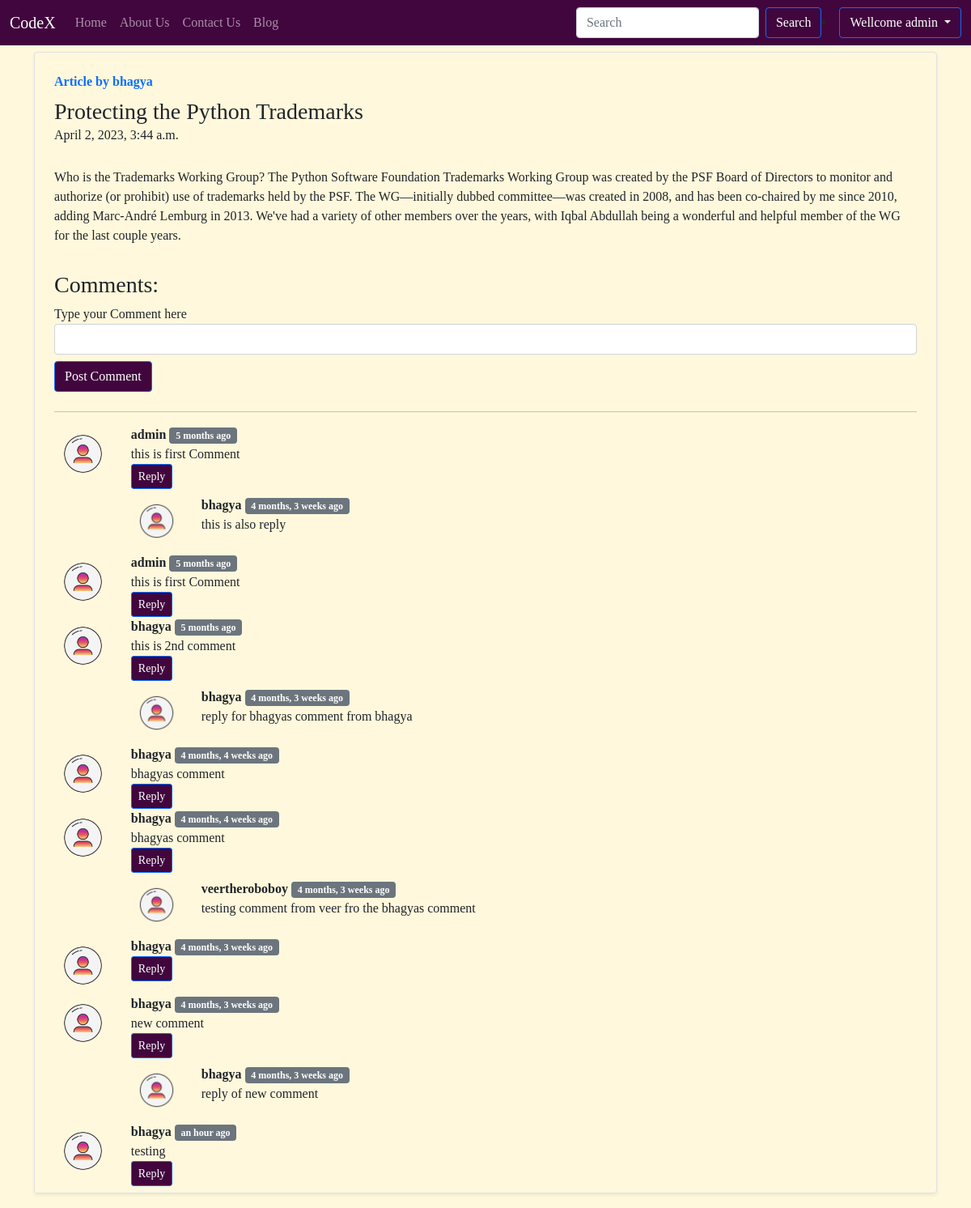
The app's page /blog/Protecting-the-Python-Trademarks (signed in) with its own data.
### blog/models.py (models this page shows, shortened)
class Post(models.Model):
    sr_no = models.AutoField(primary_key=True)
    title = models.CharField(max_length=255)
    author = models.CharField(max_length=50)
    content = models.TextField()
    slug = models.SlugField(max_length=155)
    timestamp = models.DateTimeField(blank=True)

class BlogComment(models.Model):
    sr_no = models.AutoField(primary_key=True)
    comment = models.TextField(max_length=100)
    user = models.ForeignKey(User,on_delete=models.CASCADE)
    post = models.ForeignKey(Post,on_delete=models.CASCADE)
    parent = models.ForeignKey('self',on_delete=models.CASCADE,null=True)
    timestamp = models.DateTimeField(default=now)

### blog/views.py (the view)
# urls.py: path('<str:slug>',views.blogpost,name='blogpost'),
def blogpost(request, slug):
    post = Post.objects.filter(slug=slug).first()
    comments = BlogComment.objects.filter(post = post , parent = None)
    replies = BlogComment.objects.filter(post = post).exclude(parent = None)
    repdict = {}
    for reply in replies:
        if reply.parent.sr_no not in repdict.keys():
            repdict[reply.parent.sr_no]=[reply]
        else:
            repdict[reply.parent.sr_no].append(reply)
    context = {'post': post,'comments':comments, "repdict": repdict}
    return render(request,"blog/blogpost.html",context)

### blog/templatetags/extras.py (called while the page is built)
@register.filter(name = 'get_val')
def get_val(dict, key):
    return dict.get(key)

### templates/blog/blogpost.html (shortened to what this page needs)
{% extends 'base.html' %}
{% block body %}
{% load humanize %}
{% load extras %}
{% if post %}
<div class="container">
  <div class="my-2">
    <div class="row g-0 border rounded overflow-hidden flex-md-row mb-4 shadow-sm h-md-250 position-relative">
      <div class="col p-4 d-flex flex-column position-static">
        <strong class="d-inline-block mb-2 text-primary">Article by {{post.author}}</strong>
        <h3 class="mb-0"> {{post.title}}</h3>
        <div class="mb-1 text-body-secondary">{{post.timestamp}}</div>
        <p class="card-text mb-auto pt-4">{{post.content|safe}}</p>
      </div>
      <div class="my-2 mx-4">
        <h3>Comments:</h3>
        <div class="mx-auto">
          {% if user.is_authenticated %}
          <form action="/blog/postComment" class="mx-auto" method="post">
            <div class="form-group me-5">
              <label for="comment">Type your Comment here</label>
              <input type="text" name="comment" class="form-control me-4" id="comment">
            </div>
            <button type="submit" class="btn btn-primary my-2">Post Comment</button>
          </form>
          {% else %}
          <button type="button" class="btn btn-primary my-2" data-bs-toggle="modal" data-bs-target="#loginmodal">login to Comment</button>
          {% endif %}
        </div>
        <hr class="me-5">
        {% for comment in comments %}
        <div class="row">
          <div class="col-md-1 "><img class="img-fluid" src="/static/images/user2.png" alt="user"></div>
          <div class="col-md-11 "><b>{{comment.user.username}}</b>
            <span class="badge bg-secondary ">{{comment.timestamp | naturaltime}}</span>
            <div>{{comment.comment}}</div>
            <div class="reply mx-0">
              {% if user.is_authenticated %}
              <button class="btn btn-sm btn-primary" type="button" data-bs-toggle="collapse"
                data-bs-target="#replybox{{comment.sr_no}}" aria-expanded="false" aria-controls="collapseExample">
                Reply
              </button>
              {% else %}
              <button class="btn btn-sm btn-primary my-2" type="Button" data-bs-toggle="modal" data-bs-target="#loginmodal">
                login to Reply
              </button>
              {% endif %}
            </div>
            {% for reply in repdict|get_val:comment.sr_no %}
            <div class="replies my-2">
              <div class="row">
                <div class="col-md-1 ">
                  <img class="img-fluid" src="/static/images/user2.png" alt="user">
                </div>
                <div class="col-md-11 "><b>{{reply.user.username}}</b>
                  <span class="badge bg-secondary ">{{reply.timestamp | naturaltime}}</span>
                  <div>{{reply.comment}}</div>
                </div>
              </div>
            </div>
            {% endfor %}
          </div>
        </div>
      {% endfor %}
    </div>
    </div>
  </div>
</div>
{% endif %}
{% endblock body %}

### templates/base.html (shortened to what this page needs)
<!doctype html>
<html lang="en" data-bs-theme="dark">
  <head>
    <link href="https://cdn.jsdelivr.net/npm/bootstrap@5.0.2/dist/css/bootstrap.min.css" rel="stylesheet">
  </head>
  {% load static %}
  <body  >
    <nav class="navbar navbar-expand-lg  navbar-dark " style="background-color: #41063e;">
        <div class="container-fluid">
          <a class="navbar-brand" href="/">CodeX</a>
          <div class="collapse navbar-collapse" id="navbarSupportedContent">
            <ul class="navbar-nav me-auto mb-2 mb-lg-0">
              <li class="nav-item">
                <a class="nav-link {% block homeactive %}{% endblock homeactive %}" aria-current="page" href="/">Home</a>
              </li>
              <li class="nav-item">
                <a class="nav-link {% block aboutactive %}{% endblock aboutactive %}" href="/about">About Us</a>
              </li>
              <li class="nav-item">
                <a class="nav-link {% block contactactive %}{% endblock contactactive %}" href="/contact">Contact Us</a>
              </li>
              <li class="nav-item">
                <a class="nav-link {% block blogactive %}{% endblock blogactive %}" href="/blog/bloghome">Blog</a>
              </li>
            </ul>
            <form class="d-flex" role="search" method="get" action="search">
              <input class="form-control me-2" name="query" id="query" type="search" placeholder="Search" aria-label="Search">
              <button class="btn btn-primary" type="submit">Search</button>
            </form>
             {% if user.is_authenticated %}
             <li class="nav-item dropdown">
              <a class="btn btn-primary dropdown-toggle" href="#" role="button" data-bs-toggle="dropdown" aria-expanded="false">
                Wellcome {{request.user}}
              </a>
            </li>
            {% endif %}
          </div>
        </div>
      </nav>
{% block body %}{% endblock body %}
  </body>
</html>

### templates/base.html (style rules this page uses)
body { font-family:Georgia, 'Times New Roman', Times, serif; background-color: cornsilk; }
.btn-primary { background-color: #41063e; }

### records on screen
Post: author "bhagya", title "Protecting the Python Trademarks", timestamp "April 2, 2023, 3:44 a.m.", content "Who is the Trademarks Working Group? The Python Software Foundation Trademarks Working Group was created by the PSF Board of Directors to monitor and authorize (or prohibit) use of trademarks held by the PSF. The WG—initially dubbed committee—was created in 2008, and has been co-chaired by me since 2010, adding Marc-André Lemburg in 2013. We've had a variety of other members over the years, with Iqbal Abdullah being a wonderful and helpful member of the WG for the last couple years."
BlogComment: user.username "admin", timestamp "5 months ago", comment "this is first Comment"
BlogComment: user.username "bhagya", timestamp "4 months, 3 weeks ago", comment "this is also reply"
BlogComment: user.username "admin", timestamp "5 months ago", comment "this is first Comment"
BlogComment: user.username "bhagya", timestamp "5 months ago", comment "this is 2nd comment"
BlogComment: user.username "bhagya", timestamp "4 months, 3 weeks ago", comment "reply for bhagyas comment from bhagya"
BlogComment: user.username "bhagya", timestamp "4 months, 4 weeks ago", comment "bhagyas comment"
BlogComment: user.username "bhagya", timestamp "4 months, 4 weeks ago", comment "bhagyas comment"
BlogComment: user.username "veertheroboboy", timestamp "4 months, 3 weeks ago", comment "testing comment from veer fro the bhagyas comment"
BlogComment: user.username "bhagya", timestamp "4 months, 3 weeks ago"
BlogComment: user.username "bhagya", timestamp "4 months, 3 weeks ago", comment "new comment"
BlogComment: user.username "bhagya", timestamp "4 months, 3 weeks ago", comment "reply of new comment"
BlogComment: user.username "bhagya", timestamp "an hour ago", comment "testing"

### other values on screen
{{ request.user }} "admin"
